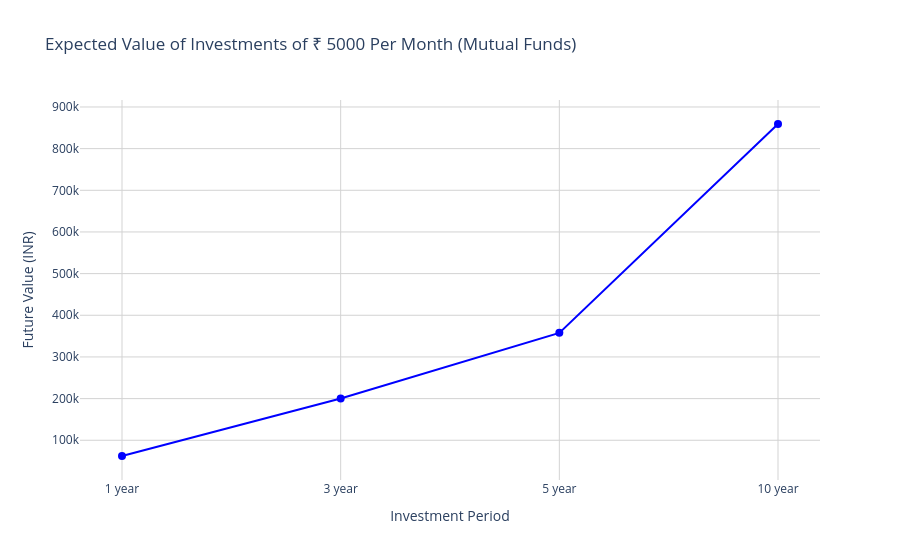

Notebook code for this chart:
### Code cell
monthly_investment = 5000  # Monthly investment in INR
years = [1, 3, 5, 10]  # Investment periods (in years)
n = 12  # Number of times interest is compounded per year (monthly)

avg_roi = expected_roi_mutual_fund.mean() / 100  # Convert to decimal

def future_value(P, r, n, t):
    return P * (((1 + r/n)**(n*t) - 1) / (r/n)) * (1 + r/n)

future_values = [future_value(monthly_investment, avg_roi, n, t) for t in years]

fig = go.Figure()

fig.add_trace(go.Scatter(
    x=[str(year) + " year" for year in years],
    y=future_values,
    mode='lines+markers',
    line=dict(color='blue'),
    marker=dict(size=8),
    name='Future Value'
))

fig.update_layout(
    title="Expected Value of Investments of ₹ 5000 Per Month (Mutual Funds)",
    xaxis_title="Investment Period",
    yaxis_title="Future Value (INR)",
    xaxis=dict(showgrid=True, gridcolor='lightgrey'),
    yaxis=dict(showgrid=True, gridcolor='lightgrey'),
    template="plotly_white",
    hovermode='x'
)

fig.show()

### Figure 1 — Plotly figure (JSON) as saved in the notebook; plotly's stock layout.template omitted (floating-point values rounded to 4 significant figures)
{"data": [{"line": {"color": "blue"}, "marker": {"size": 8}, "mode": "lines+markers", "name": "Future Value", "type": "scatter", "x": ["1 year", "3 year", "5 year", "10 year"], "y": [62240.0, 200100.0, 357800.0, 859100.0]}], "layout": {"hovermode": "x", "title": {"text": "Expected Value of Investments of ₹ 5000 Per Month (Mutual Funds)"}, "xaxis": {"gridcolor": "lightgrey", "showgrid": true, "title": {"text": "Investment Period"}}, "yaxis": {"gridcolor": "lightgrey", "showgrid": true, "title": {"text": "Future Value (INR)"}}}}
